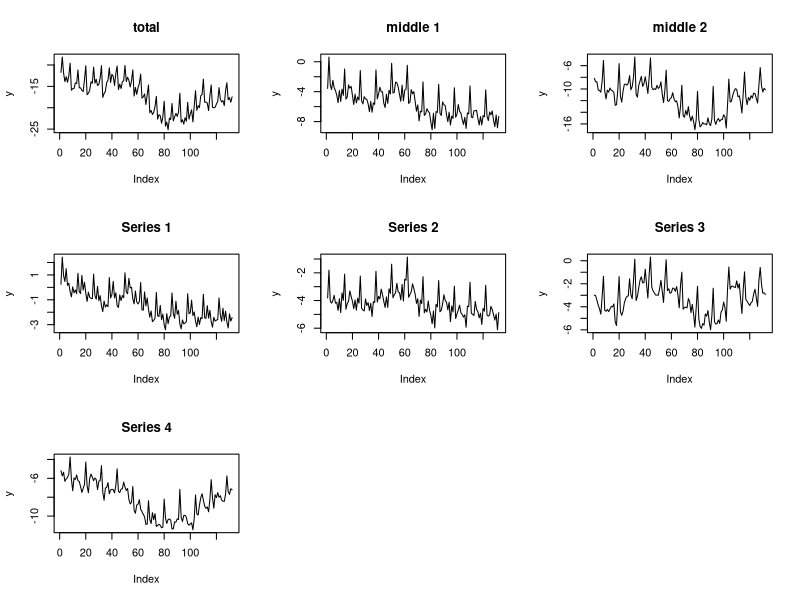

R code for this plot:
N <- 100
TIME_WINDOW <- 132
WARM_UP <- 120
TRAIN_WINDOW <- 120
FREQ <- 12
GROUPS <- c(2, 2)
ALPHA <- list(upper = c(0.95, 0.95, 0.85, 0.85), lower = c(0.9, 0.9, 0.8, 0.8))
BETA <- list(upper = c(1e-4, 1e-4, 0, 0), lower = c(1e-5, 1e-5, 0, 0))
GAMMA <- list(upper = c(0.01, 0.01, 0.005, 0.005), lower = c(0.005, 0.005, 0, 0))
SPIKE <- c(2, 2, 8, 8)
SIGMA <- diag(c(4, 4, 20, 20))
SIGMA[2, 1] <- 2
SIGMA[1, 2] <- 2
SIGMA[3, 4] <- 10
SIGMA[4, 3] <- 10
SIGMA <- SIGMA / 100

sim_param <- function(x){
  sapply(1:length(x$upper), function(y){runif(1, x$lower[y], x$upper[y])})
}

sim <- function(){
  Fmat <- rbind(c(1, 1, rep(0, FREQ)), 
                c(0, 1, rep(0, FREQ)), 
                c(rep(0, FREQ+1), 1),
                cbind(0, 0, diag(FREQ - 1), 0))
  wvec <- c(1, 1, rep(0, FREQ - 1), 1)
  alpha <- sim_param(ALPHA)
  beta <- sim_param(BETA)
  gamma <- sim_param(GAMMA)
  
  epsilon <- MASS::mvrnorm(TIME_WINDOW+TIME_WINDOW, mu=rep(0, sum(GROUPS)), Sigma = SIGMA)
  
  state <- lapply(1:sum(GROUPS), function(x){
    l0 <- rnorm(1)
    b0 <- runif(1, 0.00001, 0.00002)
    s0 <- append(rnorm(FREQ - 1, sd=0.5), rnorm(1, 2, 0.01), SPIKE[x] - 1)
    s0 <- s0 - mean(s0)
    s0 <- s0[FREQ : 1]
    state <- matrix(c(l0, b0, s0), nrow = 1)
    gvec <- c(alpha[x], beta[x], gamma[x], rep(0, FREQ - 1))
    for (t in 1:(TIME_WINDOW + WARM_UP)){
      state <- rbind(state, as.vector(Fmat %*% state[t,]) + gvec * epsilon[t, x])
    }
    state[(WARM_UP + 1):(WARM_UP + TIME_WINDOW),]
  })
  y <- sapply(seq_along(state), function(x){
    as.vector(state[[x]] %*% wvec + epsilon[(WARM_UP+1): (WARM_UP + TIME_WINDOW), x])
  }, simplify = "array")
  list(y = y, alpha=alpha, beta=beta, gamma=gamma, epsilon=epsilon, state=state)
}



plot_series <- function(x){
  x <- x$y
  par(mfrow=c(3, 3))
  plot(rowSums(x), type='l', main="total", ylab = "y")
  plot(rowSums(x[,1:2]), type="l", main="middle 1", ylab = "y")
  plot(rowSums(x[,3:4]), type="l", main="middle 2", ylab = "y")
  for (i in 1:NCOL(x)){
    plot(x[,i], type='l', main=paste0("Series ", i), ylab = "y")
  }
}

foo <- sim()
cor(foo$y)
plot_series(foo)





